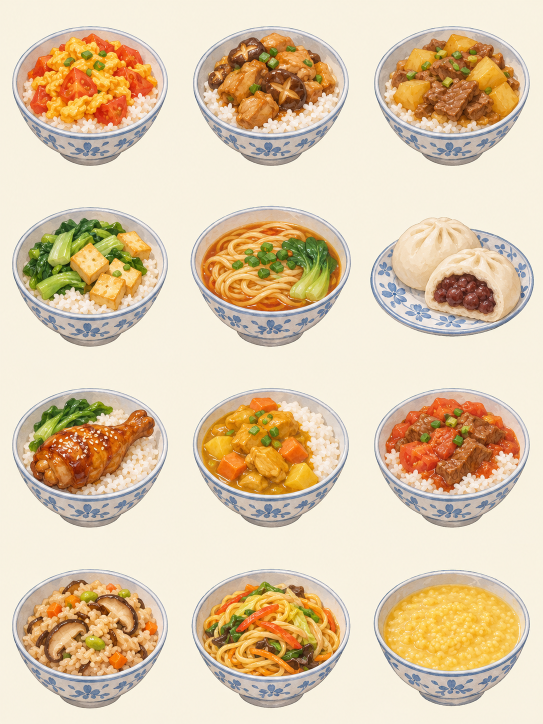
#> input picture assets/pet-food/meal-atlas-source.png, 1086 x 1448 px (shown at 1/2 size)
$ python make_food_atlas.py
#> lines starting #> are read from the running program, lines starting #| are printed output that depends on the picture
"""Convert the generated 3x4 food atlas to one native 192x256 RGB565 texture."""
from pathlib import Path
import hashlib
import json
from PIL import Image

root = Path(__file__).resolve().parents[1]
source = root / 'assets/pet-food/meal-atlas-source.png'
img = Image.open(source).convert('RGB').resize((192, 256), Image.Resampling.LANCZOS)
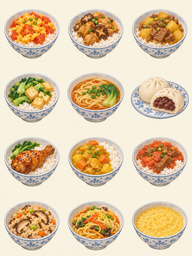
#> img: PIL image 192x256 RGB; mean R, G, B 222.8, 201.8, 171.1
data = bytearray()
for r, g, b in img.getdata():
    pixel = ((r >> 3) << 11) | ((g >> 2) << 5) | (b >> 3)
    data.extend((pixel & 255, pixel >> 8))
#> this loop made 49152 passes
#> (r, g, b, pixel) on passes 1 to 3: (248, 241, 224, 65436), (247, 241, 224, 63388), (248, 241, 225, 65436)
code = ['/* Generated food atlas; source/provenance in assets/pet-food. */',
        '#include "pet_food_assets.h"',
        'static const LV_ATTRIBUTE_MEM_ALIGN uint8_t food_pixels[] = {']
code += [','.join('0x%02x' % v for v in data[i:i+24]) + ',' for i in range(0, len(data), 24)]
code += ['};', 'const lv_image_dsc_t pet_food_atlas = {',
         '.header={.magic=LV_IMAGE_HEADER_MAGIC,.cf=LV_COLOR_FORMAT_RGB565,.w=192,.h=256,.stride=384},',
         '.data_size=sizeof(food_pixels),.data=food_pixels};']
(root/'src/pet_food_assets.c').write_text('\n'.join(code)+'\n', encoding='utf-8')
(root/'src/pet_food_assets.h').write_text('#ifndef PET_FOOD_ASSETS_H\n#define PET_FOOD_ASSETS_H\n#include "lvgl.h"\nextern const lv_image_dsc_t pet_food_atlas;\n#endif\n', encoding='utf-8')
(root/'assets/pet-food/conversion.json').write_text(json.dumps({
    'source': source.name, 'source_sha256': hashlib.sha256(source.read_bytes()).hexdigest(),
    'generation': 'OpenAI built-in imagegen, 2026-11-09',
    'grid': [3,4], 'tile_size': [64,64], 'rgb565_bytes': len(data),
    'ordering': 'cafeteria six, then delivery six, row-major'
}, indent=2)+'\n', encoding='utf-8')
print('Food atlas: 12 tiles, 98304 bytes RGB565')
